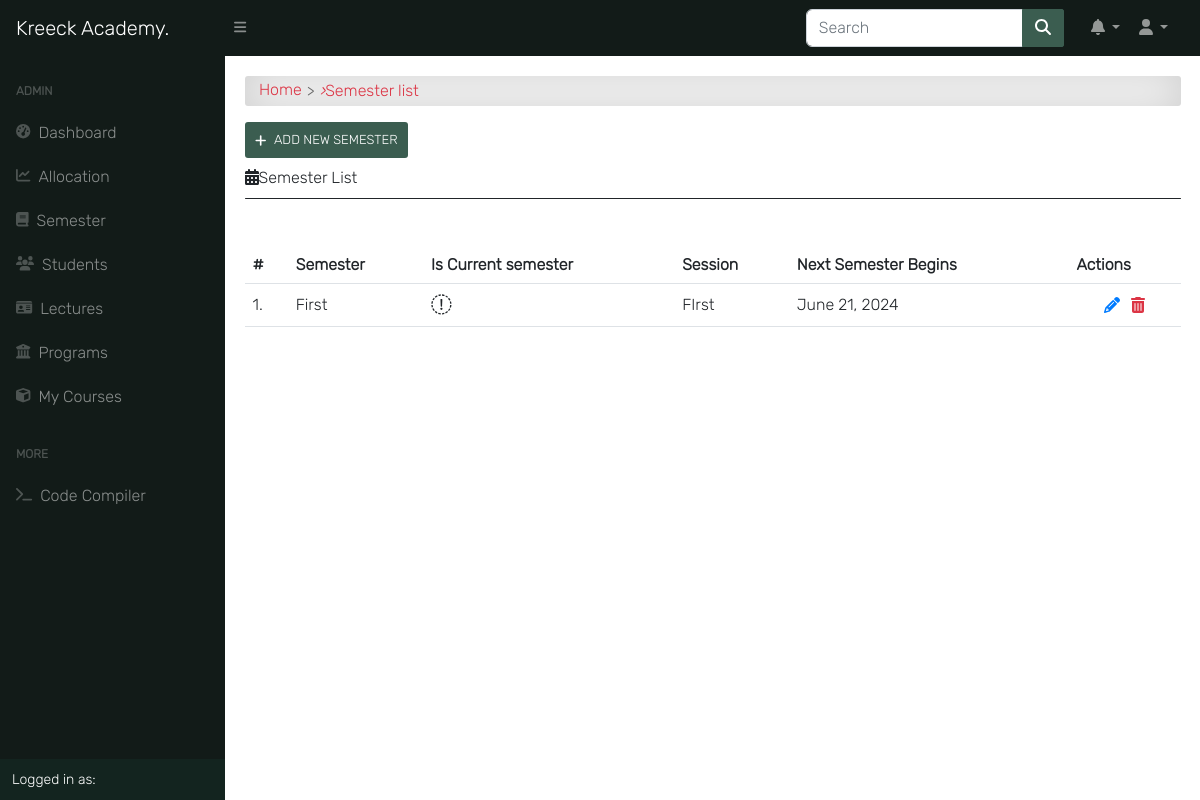
/semester/ (signed in), run on an earlier commit of the app's database.
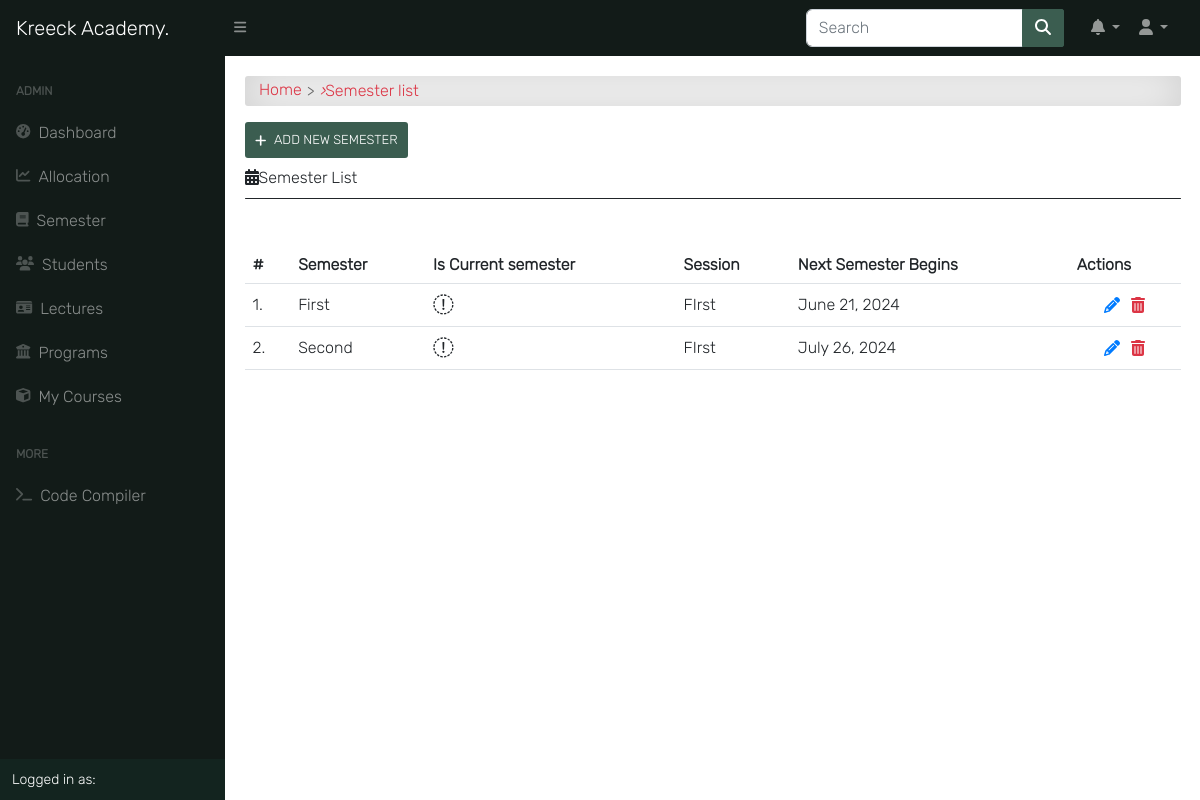
And on a later commit of the database.
### app/models.py (models this page shows, shortened)
class Semester(models.Model):
    semester = models.CharField(max_length=10, choices=SEMESTER, blank=True)
    is_current_semester = models.BooleanField(default=False, blank=True, null=True)
    session = models.ForeignKey(Session, on_delete=models.CASCADE, blank=True, null=True)
    next_semester_begins = models.DateField(null=True, blank=True)

class Session(models.Model):
    session = models.CharField(max_length=200, unique=True)
    is_current_session = models.BooleanField(default=False, blank=True, null=True)
    next_session_begins = models.DateField(blank=True, null=True)
    def __str__(self):
        return self.session

### app/views.py (the view)
# urls.py: path('semester/', semester_list_view, name="semester_list"),
@login_required
@lecturer_required
def semester_list_view(request):
    semesters = Semester.objects.all().order_by('-is_current_semester', '-semester')
    return render(request, 'app/semester_list.html', {"semesters": semesters, })

### templates/app/semester_list.html (shortened to what this page needs)
{% extends 'base.html' %}
{% block content %}
<div id="input-nav"><a href="{% url 'home' %}" class="primary1">Home</a> <i>&rsaquo;</i> Semester list</div>
{% if request.user.is_superuser %}
<a class="add-button" href="{% url 'add_semester' %}"><i class="fas fa-plus"></i>Add New Semester</a>
{% endif %}
<div class="title"><i class="fas fa-calendar-alt"></i>Semester List</div>
<div class="title-line"></div>
<div class="table-responsive table-shadow p-0 mt-5">
    <table class="table">
        <thead>
            <tr>
                <th>#</th>
                <th> Semester </th>
                <th> Is Current semester </th>
                <th> Session </th>
                <th> Next Semester Begins </th>
                {% if request.user.is_superuser %}
                <th> Actions </th>
                {% endif %}
            </tr>
        </thead>
        <tbody>
            {% for semester in semesters %}
            <tr>
                <td> {{ forloop.counter }}.</td>
                <td>{{ semester.semester }}</td>
                <th>
                    {% if semester.is_current_semester == False %}
                    <i class="fas fa-times-circle fa-1-5x danger"></i>
                    {% else %}
                    <i class="fas fa-check-circle fa-1-5x"></i>
                    {% endif %}
                </th>
                <td>{{ semester.session }}</td>
                <td>{{ semester.next_semester_begins }}</td>
                {% if request.user.is_superuser %}
                <td>
                    <div class="update-delete">
                        <a href="{% url 'edit_semester' pk=semester.pk %}" class="update" title="Edit"><i
                                class="fas fa-pencil-alt"></i></a>
                        <a href="{% url 'delete_semester' pk=semester.pk %}" class="delete" title="Delete"><i
                                class="fas fa-trash-alt"></i></a>
                    </div>
                </td>
                {% endif %}
            {% endfor %}
        </tbody>
    </table>
</div>
{% endblock content %}

What changed in the data, as far as the page shows it:
added Semester: semester "Second", is_current_semester False (drawn), session "FIrst", next_semester_begins "July 26, 2024"
